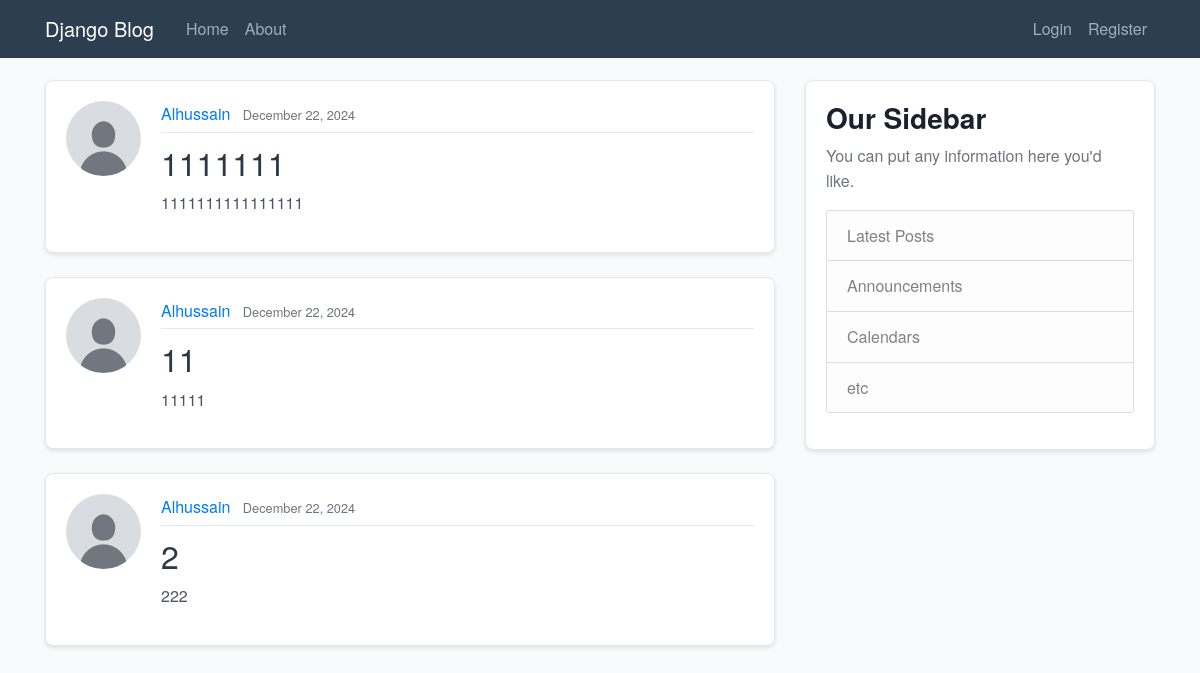
The page / on the database its author committed.
### blog/models.py (models this page shows, shortened)
class Post(models.Model):
    title = models.CharField(max_length=100)
    content = models.TextField()
    date_posted = models.DateTimeField(default=timezone.now)
    author = models.ForeignKey(User, on_delete=models.CASCADE)

### users/models.py (models this page shows, shortened)
class Profile(models.Model):
    user = models.OneToOneField(User, on_delete=models.CASCADE)
    image = models.ImageField(default='default.jpg', upload_to='profile_pics')

### blog/views.py (the view)
# urls.py: path('', PostListView.as_view(), name='blog-home'),
class PostListView(ListView):
    model = Post
    template_name = 'blog/home.html'  # <app>/<model>_<viewtype>.html
    context_object_name = 'posts'
    ordering = ['-date_posted']
    paginate_by = 5

### blog/templates/blog/home.html (shortened to what this page needs)
{% extends "blog/base.html" %}
{% block content %}
    {% for post in posts %}
        <article class="media content-section">
          <img class="rounded-circle article-img" src="{{ post.author.profile.image.url }}">
          <div class="media-body">
            <div class="article-metadata">
              <a class="mr-2" href="{% url 'user-posts' post.author.username %}">{{ post.author }}</a>
              <small class="text-muted">{{ post.date_posted|date:"F d, Y" }}</small>
            </div>
            <h2><a class="article-title" href="{% url 'post-detail' post.id %}">{{ post.title }}</a></h2>
            <p class="article-content">{{ post.content }}</p>
          </div>
        </article>
    {% endfor %}
{% endblock content %}

### blog/templates/blog/base.html (shortened to what this page needs)
{% load static %}
<!DOCTYPE html>
<html>
<head>
    <link rel="stylesheet" href="https://maxcdn.bootstrapcdn.com/bootstrap/4.0.0/css/bootstrap.min.css">
    <link rel="stylesheet" type="text/css" href="{% static 'blog/main.css' %}">
</head>
<body>
    <header class="site-header">
      <nav class="navbar navbar-expand-md navbar-dark bg-steel fixed-top">
        <div class="container">
          <a class="navbar-brand mr-4" href="{% url 'blog-home' %}">Django Blog</a>
          <div class="collapse navbar-collapse" id="navbarToggle">
            <div class="navbar-nav mr-auto">
              <a class="nav-item nav-link" href="{% url 'blog-home' %}">Home</a>
              <a class="nav-item nav-link" href="{% url 'blog-about' %}">About</a>
            </div>
            <div class="navbar-nav">
              {% if user.is_authenticated %}
                <a class="nav-item nav-link" href="{% url 'post-create' %}">New Post</a>
                <a class="nav-item nav-link" href="{% url 'profile' %}">Profile</a>
              {% else %}
                <a class="nav-item nav-link" href="{% url 'login' %}">Login</a>
                <a class="nav-item nav-link" href="{% url 'register' %}">Register</a>
              {% endif %}
            </div>
          </div>
        </div>
      </nav>
    </header>
    <main role="main" class="container">
      <div class="row">
        <div class="col-md-8">
          {% block content %}{% endblock %}
        </div>
        <div class="col-md-4">
          <div class="content-section">
            <h3>Our Sidebar</h3>
            <p class='text-muted'>You can put any information here you'd like.
              <ul class="list-group">
                <li class="list-group-item list-group-item-light">Latest Posts</li>
                <li class="list-group-item list-group-item-light">Announcements</li>
                <li class="list-group-item list-group-item-light">Calendars</li>
                <li class="list-group-item list-group-item-light">etc</li>
              </ul>
            </p>
          </div>
        </div>
      </div>
    </main>
</body>
</html>

### blog/static/blog/main.css (style rules this page uses)
body { background-color: #f9fafb; color: #2d3748; margin-top: 5rem; font-family: "Helvetica Neue", Arial, sans-serif; line-height: 1.6; }
h1, h2, h3, h4, h5, h6 { color: #1a202c; font-weight: 600; }
ul { margin: 0; padding-left: 20px; }
.bg-steel { background-color: #2c3e50; }
.site-header .navbar-nav .nav-link { color: #a0aec0; transition: color 0.3s ease; }
.content-section { background-color: #ffffff; padding: 20px; border: 1px solid #e2e8f0; border-radius: 8px; margin-bottom: 24px; box-shadow: 0 2px 4px rgba(0, 0, 0, 0.1); }
.article-title { color: #2d3748; font-weight: 500; }
.article-content { white-space: pre-line; color: #4a5568; }
.article-img { height: 75px; width: 75px; margin-right: 20px; border-radius: 4px; }
.article-metadata { padding-bottom: 5px; margin-bottom: 10px; border-bottom: 1px solid #e2e8f0; color: #718096; }

### rows shown on the page
Post: author.profile.image (placeholder picture), author "Alhussain", date_posted "December 22, 2024", title "1111111", content "1111111111111111"
Post: author.profile.image (placeholder picture), author "Alhussain", date_posted "December 22, 2024", title "11", content "11111"
Post: author.profile.image (placeholder picture), author "Alhussain", date_posted "December 22, 2024", title "2", content "222"
